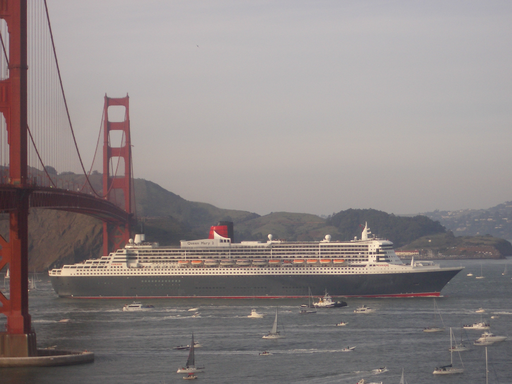
#> input picture Hortsmann/bookcode-py-3/ch07/sec04/queen-mary.bmp, 512 x 384 px
$ python flipimage.py
#> lines starting #> are read from the running program, lines starting #| are printed output that depends on the picture
##
#  This program creates a new flipped version of a GIF image.
#
import matplotlib.pyplot as plt
import numpy as np

# Load the original image.
filename = input("Enter the name of the image file: ")
#> the answer given: ../../../bookcode-py-3/ch07/sec04/queen-mary.bmp
origImage = plt.imread(filename)
#> origImage is the input picture: shape (384, 512, 3); mean R, G, B 141.3, 133.5, 133.2

# Create an empty image that will contain the new flipped image.
width = origImage.shape[1]
#> width = 512
height = origImage.shape[0]
#> height = 384
newImage = np.zeros(origImage.shape, origImage.dtype)

# Iterate over the image and copy the pixels to the new image to
# produce the flipped image.
newRow = height - 1
#> newRow = 383
for row in range(height):
   for col in range(width):
      newCol = col
      pixel = origImage[row, col]
      newImage[newRow, newCol] = pixel
   newRow = newRow - 1
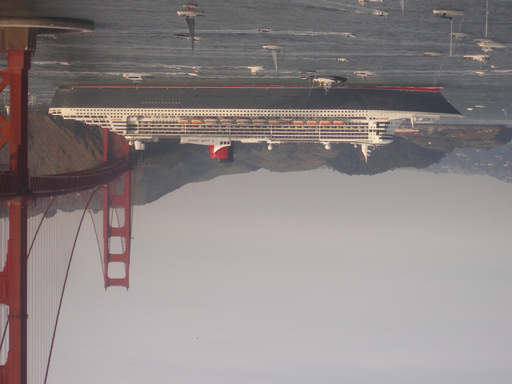
#> newImage: shape (384, 512, 3); mean R, G, B 141.3, 133.5, 133.2
#> after the loop, newRow = -1

# Save the new image with a new name.
plt.imsave('flipped-' + filename, newImage)
